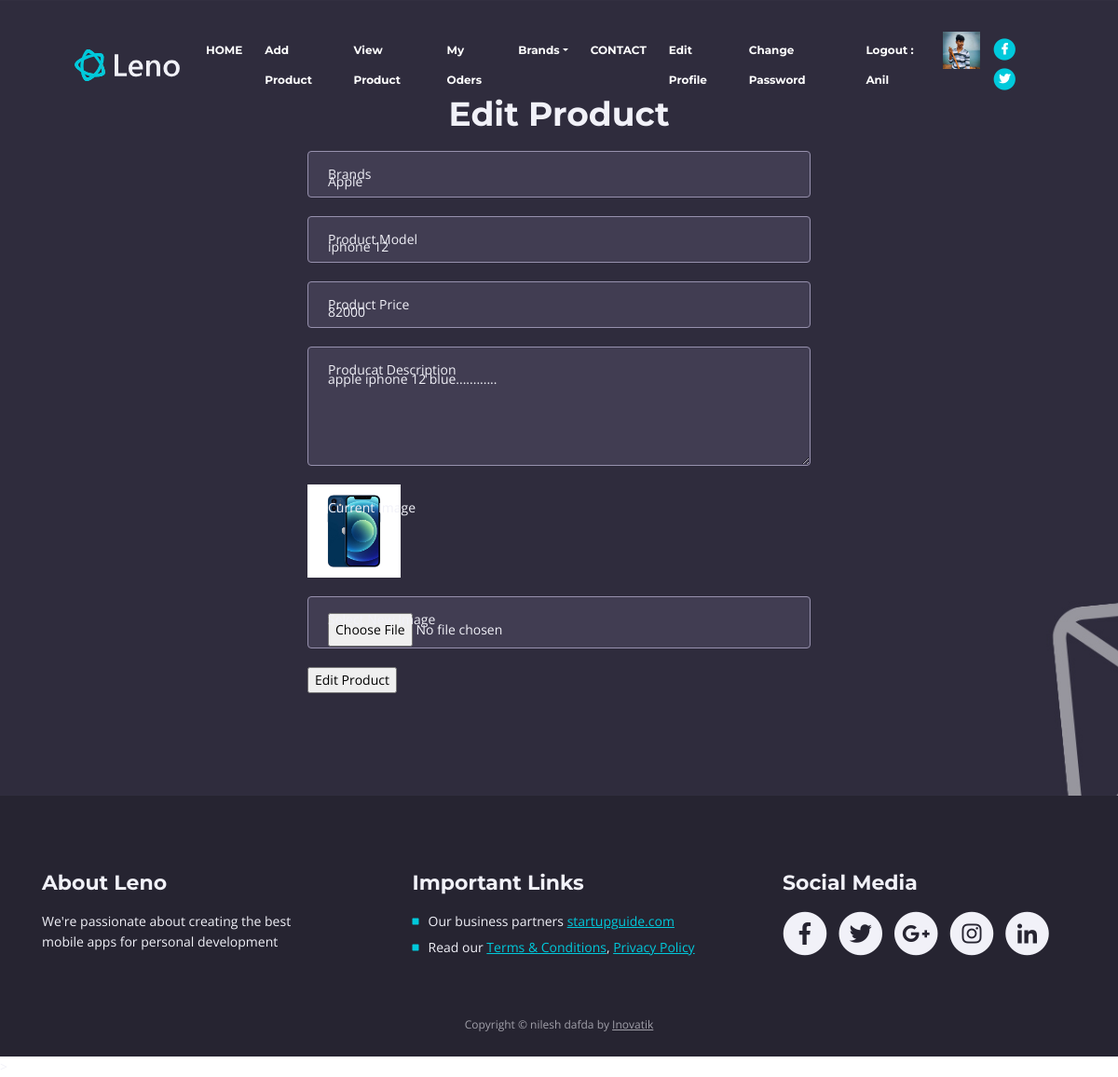
Page /seller_edit_product/1/ (signed in) on the committed database.
### myapp/models.py (models this page shows, shortened)
class Product(models.Model):
	BRANDS=(
			('Apple','Apple'),
			('Mi','Mi'),
			('Samsung','Samsung'),
			('Oppo','Oppo'),
			('Vivo','Vivo'),
		)
	seller=models.ForeignKey(User,on_delete=models.CASCADE)
	product_brand=models.CharField(max_length=100,choices=BRANDS)
	product_model=models.CharField(max_length=100)
	product_price=models.IntegerField()
	product_desc=models.TextField()
	product_image=models.ImageField(upload_to="product_image")

### myapp/views.py (the view)
# urls.py: path('seller_edit_product/<int:pk>/',views.seller_edit_product,name='seller_edit_product'),
def seller_edit_product(request,pk):
	product=Product.objects.get(pk=pk)
	if request.method=="POST":
		product.product_model=request.POST['product_model']
		product.product_price=request.POST['product_price']
		product.product_desc=request.POST['product_desc']
		try:
			product.product_image=request.FILES['product_image']
			product.save()
			return redirect('seller_view_product')
		except:
			product.save()
			return redirect('seller_view_product')
	else:
		return render(request,'seller_edit_product.html',{'product':product})

### myapp/templates/seller_edit_product.html (shortened to what this page needs)
{% load static %}
<!DOCTYPE html>
<html>
<head>
    <link href="{% static 'css/bootstrap.css' %}" rel="stylesheet">
    <link href="{% static 'css/fontawesome-all.css' %}" rel="stylesheet">
    <link href="{% static 'css/swiper.css' %}" rel="stylesheet">
    <link href="{% static 'css/magnific-popup.css' %}" rel="stylesheet">
    <link href="{% static 'css/styles.css' %}" rel="stylesheet">
</head>
<body data-spy="scroll" data-target=".fixed-top">
    <nav class="navbar navbar-expand-md navbar-dark navbar-custom fixed-top">
        <a class="navbar-brand logo-image" href="{% url 'seller_index' %}"><img src="images/logo.svg" alt="Nilesh"></a>
        <div class="collapse navbar-collapse" id="navbarsExampleDefault">
            <ul class="navbar-nav ml-auto">
                <li class="nav-item">
                    <a class="nav-link page-scroll" href="{% url 'seller_index' %}">HOME <span class="sr-only">(current)</span></a>
                </li>
                <li class="nav-item">
                    <a class="nav-link page-scroll" href="{% url 'seller_add_product' %}">Add Product</a>
                </li>
                <li class="nav-item">
                    <a class="nav-link page-scroll" href="{% url 'seller_view_product' %}">View Product</a>
                </li>
                <li class="nav-item">
                    <a class="nav-link page-scroll" href="#preview">My Oders</a>
                </li>
                <li class="nav-item dropdown">
                    <a class="nav-link dropdown-toggle page-scroll" href="#details" id="navbarDropdown" role="button" aria-haspopup="true" aria-expanded="false">Brands</a>
                </li>
                <li class="nav-item">
                    <a class="nav-link page-scroll" href="#contact">CONTACT</a>
                </li>
                {% if request.session.email %}
                    <li class="nav-item">
                    <a class="nav-link page-scroll" href="{% url 'seller_edit_profile' %}">Edit Profile</a>
                    </li>
                    <li class="nav-item">
                    <a class="nav-link page-scroll" href="{% url 'seller_change_password' %}">Change Password</a>
                    </li>
                    <li class="nav-item">
                    <a class="nav-link page-scroll" href="{% url 'logout' %}">Logout : {{request.session.fname}}</a>
                    </li>
                    <img src="{{request.session.image}}" width="40px" height="40px">
                {% else %}
                    <li class="nav-item">
                    <a class="nav-link page-scroll" href="{% url 'signup' %}">Signup</a>
                     <li class="nav-item">
                    <a class="nav-link page-scroll" href="{% url 'login' %}">Login</a>
                </li>
                {% endif %}
            </ul>
            <span class="nav-item social-icons">
                <span class="fa-stack">
                    <a href="#your-link">
                        <i class="fas fa-circle fa-stack-2x"></i>
                        <i class="fab fa-facebook-f fa-stack-1x"></i>
                    </a>
                </span>
                <span class="fa-stack">
                    <a href="#your-link">
                        <i class="fas fa-circle fa-stack-2x"></i>
                        <i class="fab fa-twitter fa-stack-1x"></i>
                    </a>
                </span>
            </span>
        </div>
    </nav>
    <div id="seller_edit_product" class="form">
        <div class="container">
            <div class="row">
                <div class="col-lg-12">
                    <h2>Edit Product</h2>
                </div>
            </div>
            <div class="row">
                <div class="col-lg-6 offset-lg-3">
                    <form  method="POST" action="{% url 'seller_edit_product' pk=product.pk %}" enctype="multipart/form-data">
                        <div class="form-group">
                            <input type="text" class="form-control-input" name="product_brand" id="product_brand" value="{{product.product_brand}}" required>
                            <label class="label-control" for="product_brand">Brands</label>
                        </div>
                        <div class="form-group">
                            <input type="text" class="form-control-input" name="product_model" id="product_model" value="{{product.product_model}}" required>
                            <label class="label-control" for="product_model">Product Model</label>
                        </div>
                        <div class="form-group">
                            <input type="text" class="form-control-input" name="product_price" id="product_price" value="{{product.product_price}}" required>
                            <label class="label-control" for="product_price">Product Price</label>
                        </div>
                        <div class="form-group">
                            <textarea class="form-control-textarea" id="product_desc" name="product_desc" required>{{product.product_desc}}</textarea>
                            <label class="label-control" for="product_desc">Producat Description</label>
                        </div>
                        <div class="form-group">
                            <label class="label-control" for="product_image">Current Image</label>
                            <img src="{{product.product_image.url}}" width="100px" height="100px">
                        </div>
                        <div class="form-group">
                            <input type="file" class="form-control-input" name="product_image" id="product_image" required>
                            <label class="label-control" for="product_image">Select New Image</label>
                        </div>
                        <div class="form-group">
                            <input type="submit" name="action" value="Edit Product">
                        </div>
                    </form>
                </div>
            </div>
        </div>
    </div>
    <div class="footer">
        <div class="container">
            <div class="row">
                <div class="col-md-4">
                    <div class="footer-col">
                        <h4>About Leno</h4>
                        <p>We're passionate about creating the best mobile apps for personal development</p>
                    </div>
                </div>
                <div class="col-md-4">
                    <div class="footer-col middle">
                        <h4>Important Links</h4>
                        <ul class="list-unstyled li-space-lg">
                            <li class="media">
                                <i class="fas fa-square"></i>
                                <div class="media-body">Our business partners <a class="turquoise" href="#your-link">startupguide.com</a></div>
                            </li>
                            <li class="media">
                                <i class="fas fa-square"></i>
                                <div class="media-body">Read our <a class="turquoise" href="{% static 'terms-conditions.html' %}">Terms & Conditions</a>, <a class="turquoise" href="{% static 'privacy-policy.html' %}">Privacy Policy</a></div>
                            </li>
                        </ul>
                    </div>
                </div>
                <div class="col-md-4">
                    <div class="footer-col last">
                        <h4>Social Media</h4>
                        <span class="fa-stack">
                            <a href="#your-link">
                                <i class="fas fa-circle fa-stack-2x"></i>
                                <i class="fab fa-facebook-f fa-stack-1x"></i>
                            </a>
                        </span>
                        <span class="fa-stack">
                            <a href="#your-link">
                                <i class="fas fa-circle fa-stack-2x"></i>
                                <i class="fab fa-twitter fa-stack-1x"></i>
                            </a>
                        </span>
                        <span class="fa-stack">
                            <a href="#your-link">
                                <i class="fas fa-circle fa-stack-2x"></i>
                                <i class="fab fa-google-plus-g fa-stack-1x"></i>
                            </a>
                        </span>
                        <span class="fa-stack">
                            <a href="#your-link">
                                <i class="fas fa-circle fa-stack-2x"></i>
                                <i class="fab fa-instagram fa-stack-1x"></i>
                            </a>
                        </span>
                        <span class="fa-stack">
                            <a href="#your-link">
                                <i class="fas fa-circle fa-stack-2x"></i>
                                <i class="fab fa-linkedin-in fa-stack-1x"></i>
                            </a>
                        </span>
                    </div>
                </div>
            </div>
        </div>
    </div>
    <div class="copyright">
        <div class="container">
            <div class="row">
                <div class="col-lg-12">
                    <p class="p-small">Copyright © nilesh dafda by <a href="{% static 'http://www.inovatik.com' %}">Inovatik</a></p>
                </div>
            </div>
        </div>
    </div>
</body>
</html>>

### myapp/static/css/styles.css (style rules this page uses)
body, html { width: 100%; height: 100%; }
body, p { color: #f1f1f8; font: 400 0.875rem/1.375rem "Open Sans", sans-serif; }
.p-small { color: #f1f1f8; font: 400 0.75rem/1.25rem "Open Sans", sans-serif; }
.li-space-lg li { margin-bottom: 0.375rem; }
h2 { color: #f1f1f8; font: 700 2.25rem/2.75rem "Montserrat", sans-serif; }
h4 { color: #f1f1f8; font: 700 1.375rem/1.75rem "Montserrat", sans-serif; }
a { color: #f1f1f8; text-decoration: underline; }
a.turquoise { color: #00c9db; }
.form-group { position: relative; margin-bottom: 1.25rem; }
.label-control { position: absolute; top: 0.87rem; left: 1.375rem; color: #f1f1f8; opacity: 1; font: 400 0.875rem/1.375rem "Open Sans", sans-serif; cursor: text; transition: all 0.2s ease; }
.form-control-input, .form-control-select { display: block; width: 100%; padding-top: 1.0625rem; padding-bottom: 0.0625rem; padding-left: 1.3125rem; border: 1px solid #9791ae; border-radius: 0.25rem; background-color: #413d52; color: #f1f1f8; font: 400 0.875rem/1.875rem "Open Sans", sans-serif; transition: all 0.2s; -webkit-appearance: none; }
.form-control-textarea { display: block; width: 100%; height: 8rem; padding-top: 1.25rem; padding-left: 1.3125rem; border: 1px solid #9791ae; border-radius: 0.25rem; background-color: #413d52; color: #f1f1f8; font: 400 0.875rem/1.75rem "Open Sans", sans-serif; transition: all 0.2s; }
.navbar-custom { background-color: #4633af; box-shadow: 0 0.0625rem 0.375rem 0 rgba(0, 0, 0, 0.1); font: 700 0.75rem/2rem "Montserrat", sans-serif; transition: all 0.2s; }
.navbar-custom .navbar-brand.logo-image img { width: 113px; height: 34px; margin-bottom: 1px; -webkit-backface-visibility: hidden; }
.navbar-custom .navbar-nav { margin-top: 0.75rem; }
.navbar-custom .nav-item .nav-link { padding: 0 0.75rem 0 0.75rem; color: #fff; text-decoration: none; transition: all 0.2s ease; }
.navbar-custom .social-icons { display: none; }
.form { padding-top: 6.25rem; padding-bottom: 5.625rem; background: url('../images/contact-background.jpg') center bottom no-repeat; background-size: cover; }
.form h2 { margin-bottom: 1.125rem; text-align: center; }
.footer { padding-top: 5rem; background-color: #262431; }
.footer .footer-col { margin-bottom: 2.25rem; }
.footer h4 { margin-bottom: 1rem; }
.footer .list-unstyled .fas { color: #00c9db; font-size: 0.5rem; line-height: 1.375rem; }
.footer .list-unstyled .media-body { margin-left: 0.625rem; }
.footer .fa-stack { margin-bottom: 0.75rem; margin-right: 0.5rem; font-size: 1.5rem; }
.footer .fa-stack .fa-stack-1x { color: #262431; transition: all 0.2s ease; }
.footer .fa-stack .fa-stack-2x { color: #f1f1f8; transition: all 0.2s ease; }
.copyright { padding-top: 1rem; padding-bottom: 0.5rem; background-color: #262431; text-align: center; }
.copyright .p-small { color: #f1f1f8; opacity: 0.6; }
@media (min-width: 768px) { .navbar-custom { padding: 2.125rem 1.5rem 2.125rem 2rem; box-shadow: none; background: transparent; } }
@media (min-width: 768px) { .navbar-custom .navbar-nav { margin-top: 0; } }
@media (min-width: 768px) { .navbar-custom .nav-item .nav-link { padding: 0.25rem 0.75rem 0.25rem 0.75rem; color: #fff; } }
@media (min-width: 992px) { .navbar-custom .social-icons { display: block; margin-left: 0.5rem; } }
@media (min-width: 992px) { .navbar-custom .fa-stack { margin-bottom: 0.1875rem; margin-left: 0.375rem; font-size: 0.75rem; } }
@media (min-width: 992px) { .navbar-custom .fa-stack-2x { color: #00c9db; transition: all 0.2s ease; } }
@media (min-width: 992px) { .navbar-custom .fa-stack-1x { color: #fff; transition: all 0.2s ease; } }
@media (min-width: 1200px) { .navbar-custom { padding: 2.125rem 5rem 2.125rem 5rem; } }
@media (min-width: 1200px) { .footer .footer-col { width: 90%; } }
@media (min-width: 1200px) { .footer .footer-col.middle { margin-right: auto; margin-left: auto; } }
@media (min-width: 1200px) { .footer .footer-col.last { margin-right: 0; margin-left: auto; } }

### rows in the picture
Product: product_brand "Apple", product_model "iphone 12", product_price "82000", product_desc "apple iphone 12 blue............", product_image (picture)

### other values in the picture
{{ request.session.fname }} "Anil"
